Frame 1 (no input): blank canvas, image omitted
Frame 60 (no input): blank canvas, image omitted
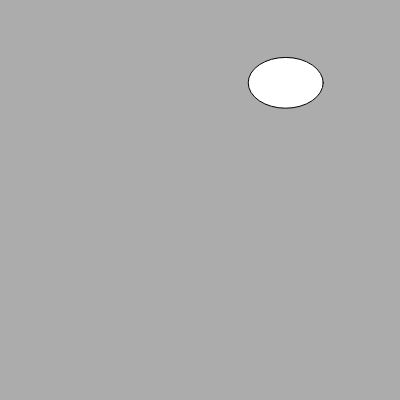
Frame 120 (the mouse pressed at the canvas centre since frame 60)

The p5.js sketch whose frames 1 and 60 were blank and that drew this single picture after the mouse press (run headless with seeded random() and noise() and a simulated clock; from frame 60 on, the mouse is pressed at the canvas centre):

// p5.js sketch
// ── sketch.js
class Coordinate 
{
    x;
    y;
    constructor(x,y)
    {
        this.x = x;
        this.y = y;
    }
    isInBounds(x,y,width,height)
    {
        
        if (this.x < x || this.x > (x+width) || this.y < y || this.y > (y+height))
        {
            console.log("false")
            return false;
        }
        else
        {
            console.log("true")
            //
            return true;
            
        }
    }

}
function setup()
{
    createCanvas(400,400)
    background(172)
}
function draw()
{
}

function mousePressed()
{
    let coordinate = new Coordinate(mouseX,mouseY);
    if (coordinate.isInBounds(0,0,width,height) === true)
    {
        console.log("yay")
        ellipse(random(0,width),random(0,height),random(30,90),random(30,90))
    }

    console.log(coordinate)

    
}
